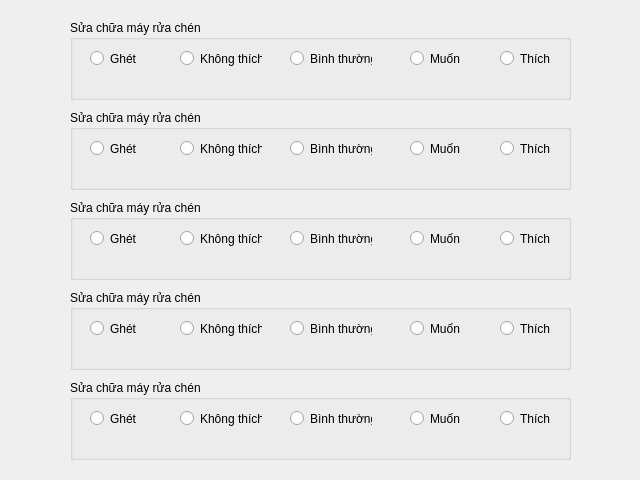
<?xml version="1.0" encoding="UTF-8"?>
<ui version="4.0">
 <class>Dialog</class>
 <widget class="QDialog" name="Dialog">
  <property name="geometry">
   <rect>
    <x>0</x>
    <y>0</y>
    <width>640</width>
    <height>480</height>
   </rect>
  </property>
  <property name="windowTitle">
   <string>Dialog</string>
  </property>
  <widget class="QGroupBox" name="groupBox">
   <property name="geometry">
    <rect>
     <x>70</x>
     <y>20</y>
     <width>501</width>
     <height>80</height>
    </rect>
   </property>
   <property name="title">
    <string>Sửa chữa máy rửa chén</string>
   </property>
   <widget class="QRadioButton" name="radioButton">
    <property name="geometry">
     <rect>
      <x>20</x>
      <y>30</y>
      <width>82</width>
      <height>17</height>
     </rect>
    </property>
    <property name="text">
     <string>Ghét</string>
    </property>
   </widget>
   <widget class="QRadioButton" name="radioButton_2">
    <property name="geometry">
     <rect>
      <x>110</x>
      <y>30</y>
      <width>82</width>
      <height>17</height>
     </rect>
    </property>
    <property name="text">
     <string>Không thích</string>
    </property>
   </widget>
   <widget class="QRadioButton" name="radioButton_3">
    <property name="geometry">
     <rect>
      <x>220</x>
      <y>30</y>
      <width>82</width>
      <height>17</height>
     </rect>
    </property>
    <property name="text">
     <string>Bình thường</string>
    </property>
   </widget>
   <widget class="QRadioButton" name="radioButton_4">
    <property name="geometry">
     <rect>
      <x>340</x>
      <y>30</y>
      <width>82</width>
      <height>17</height>
     </rect>
    </property>
    <property name="text">
     <string>Muốn</string>
    </property>
   </widget>
   <widget class="QRadioButton" name="radioButton_5">
    <property name="geometry">
     <rect>
      <x>430</x>
      <y>30</y>
      <width>82</width>
      <height>17</height>
     </rect>
    </property>
    <property name="text">
     <string>Thích</string>
    </property>
   </widget>
  </widget>
  <widget class="QGroupBox" name="groupBox_2">
   <property name="geometry">
    <rect>
     <x>70</x>
     <y>110</y>
     <width>501</width>
     <height>80</height>
    </rect>
   </property>
   <property name="title">
    <string>Sửa chữa máy rửa chén</string>
   </property>
   <widget class="QRadioButton" name="radioButton_6">
    <property name="geometry">
     <rect>
      <x>20</x>
      <y>30</y>
      <width>82</width>
      <height>17</height>
     </rect>
    </property>
    <property name="text">
     <string>Ghét</string>
    </property>
   </widget>
   <widget class="QRadioButton" name="radioButton_7">
    <property name="geometry">
     <rect>
      <x>110</x>
      <y>30</y>
      <width>82</width>
      <height>17</height>
     </rect>
    </property>
    <property name="text">
     <string>Không thích</string>
    </property>
   </widget>
   <widget class="QRadioButton" name="radioButton_8">
    <property name="geometry">
     <rect>
      <x>220</x>
      <y>30</y>
      <width>82</width>
      <height>17</height>
     </rect>
    </property>
    <property name="text">
     <string>Bình thường</string>
    </property>
   </widget>
   <widget class="QRadioButton" name="radioButton_9">
    <property name="geometry">
     <rect>
      <x>340</x>
      <y>30</y>
      <width>82</width>
      <height>17</height>
     </rect>
    </property>
    <property name="text">
     <string>Muốn</string>
    </property>
   </widget>
   <widget class="QRadioButton" name="radioButton_10">
    <property name="geometry">
     <rect>
      <x>430</x>
      <y>30</y>
      <width>82</width>
      <height>17</height>
     </rect>
    </property>
    <property name="text">
     <string>Thích</string>
    </property>
   </widget>
  </widget>
  <widget class="QGroupBox" name="groupBox_3">
   <property name="geometry">
    <rect>
     <x>70</x>
     <y>200</y>
     <width>501</width>
     <height>80</height>
    </rect>
   </property>
   <property name="title">
    <string>Sửa chữa máy rửa chén</string>
   </property>
   <widget class="QRadioButton" name="radioButton_11">
    <property name="geometry">
     <rect>
      <x>20</x>
      <y>30</y>
      <width>82</width>
      <height>17</height>
     </rect>
    </property>
    <property name="text">
     <string>Ghét</string>
    </property>
   </widget>
   <widget class="QRadioButton" name="radioButton_12">
    <property name="geometry">
     <rect>
      <x>110</x>
      <y>30</y>
      <width>82</width>
      <height>17</height>
     </rect>
    </property>
    <property name="text">
     <string>Không thích</string>
    </property>
   </widget>
   <widget class="QRadioButton" name="radioButton_13">
    <property name="geometry">
     <rect>
      <x>220</x>
      <y>30</y>
      <width>82</width>
      <height>17</height>
     </rect>
    </property>
    <property name="text">
     <string>Bình thường</string>
    </property>
   </widget>
   <widget class="QRadioButton" name="radioButton_14">
    <property name="geometry">
     <rect>
      <x>340</x>
      <y>30</y>
      <width>82</width>
      <height>17</height>
     </rect>
    </property>
    <property name="text">
     <string>Muốn</string>
    </property>
   </widget>
   <widget class="QRadioButton" name="radioButton_15">
    <property name="geometry">
     <rect>
      <x>430</x>
      <y>30</y>
      <width>82</width>
      <height>17</height>
     </rect>
    </property>
    <property name="text">
     <string>Thích</string>
    </property>
   </widget>
  </widget>
  <widget class="QGroupBox" name="groupBox_4">
   <property name="geometry">
    <rect>
     <x>70</x>
     <y>290</y>
     <width>501</width>
     <height>80</height>
    </rect>
   </property>
   <property name="title">
    <string>Sửa chữa máy rửa chén</string>
   </property>
   <widget class="QRadioButton" name="radioButton_16">
    <property name="geometry">
     <rect>
      <x>20</x>
      <y>30</y>
      <width>82</width>
      <height>17</height>
     </rect>
    </property>
    <property name="text">
     <string>Ghét</string>
    </property>
   </widget>
   <widget class="QRadioButton" name="radioButton_17">
    <property name="geometry">
     <rect>
      <x>110</x>
      <y>30</y>
      <width>82</width>
      <height>17</height>
     </rect>
    </property>
    <property name="text">
     <string>Không thích</string>
    </property>
   </widget>
   <widget class="QRadioButton" name="radioButton_18">
    <property name="geometry">
     <rect>
      <x>220</x>
      <y>30</y>
      <width>82</width>
      <height>17</height>
     </rect>
    </property>
    <property name="text">
     <string>Bình thường</string>
    </property>
   </widget>
   <widget class="QRadioButton" name="radioButton_19">
    <property name="geometry">
     <rect>
      <x>340</x>
      <y>30</y>
      <width>82</width>
      <height>17</height>
     </rect>
    </property>
    <property name="text">
     <string>Muốn</string>
    </property>
   </widget>
   <widget class="QRadioButton" name="radioButton_20">
    <property name="geometry">
     <rect>
      <x>430</x>
      <y>30</y>
      <width>82</width>
      <height>17</height>
     </rect>
    </property>
    <property name="text">
     <string>Thích</string>
    </property>
   </widget>
  </widget>
  <widget class="QGroupBox" name="groupBox_5">
   <property name="geometry">
    <rect>
     <x>70</x>
     <y>380</y>
     <width>501</width>
     <height>80</height>
    </rect>
   </property>
   <property name="title">
    <string>Sửa chữa máy rửa chén</string>
   </property>
   <widget class="QRadioButton" name="radioButton_21">
    <property name="geometry">
     <rect>
      <x>20</x>
      <y>30</y>
      <width>82</width>
      <height>17</height>
     </rect>
    </property>
    <property name="text">
     <string>Ghét</string>
    </property>
   </widget>
   <widget class="QRadioButton" name="radioButton_22">
    <property name="geometry">
     <rect>
      <x>110</x>
      <y>30</y>
      <width>82</width>
      <height>17</height>
     </rect>
    </property>
    <property name="text">
     <string>Không thích</string>
    </property>
   </widget>
   <widget class="QRadioButton" name="radioButton_23">
    <property name="geometry">
     <rect>
      <x>220</x>
      <y>30</y>
      <width>82</width>
      <height>17</height>
     </rect>
    </property>
    <property name="text">
     <string>Bình thường</string>
    </property>
   </widget>
   <widget class="QRadioButton" name="radioButton_24">
    <property name="geometry">
     <rect>
      <x>340</x>
      <y>30</y>
      <width>82</width>
      <height>17</height>
     </rect>
    </property>
    <property name="text">
     <string>Muốn</string>
    </property>
   </widget>
   <widget class="QRadioButton" name="radioButton_25">
    <property name="geometry">
     <rect>
      <x>430</x>
      <y>30</y>
      <width>82</width>
      <height>17</height>
     </rect>
    </property>
    <property name="text">
     <string>Thích</string>
    </property>
   </widget>
  </widget>
 </widget>
 <resources/>
 <connections/>
</ui>
